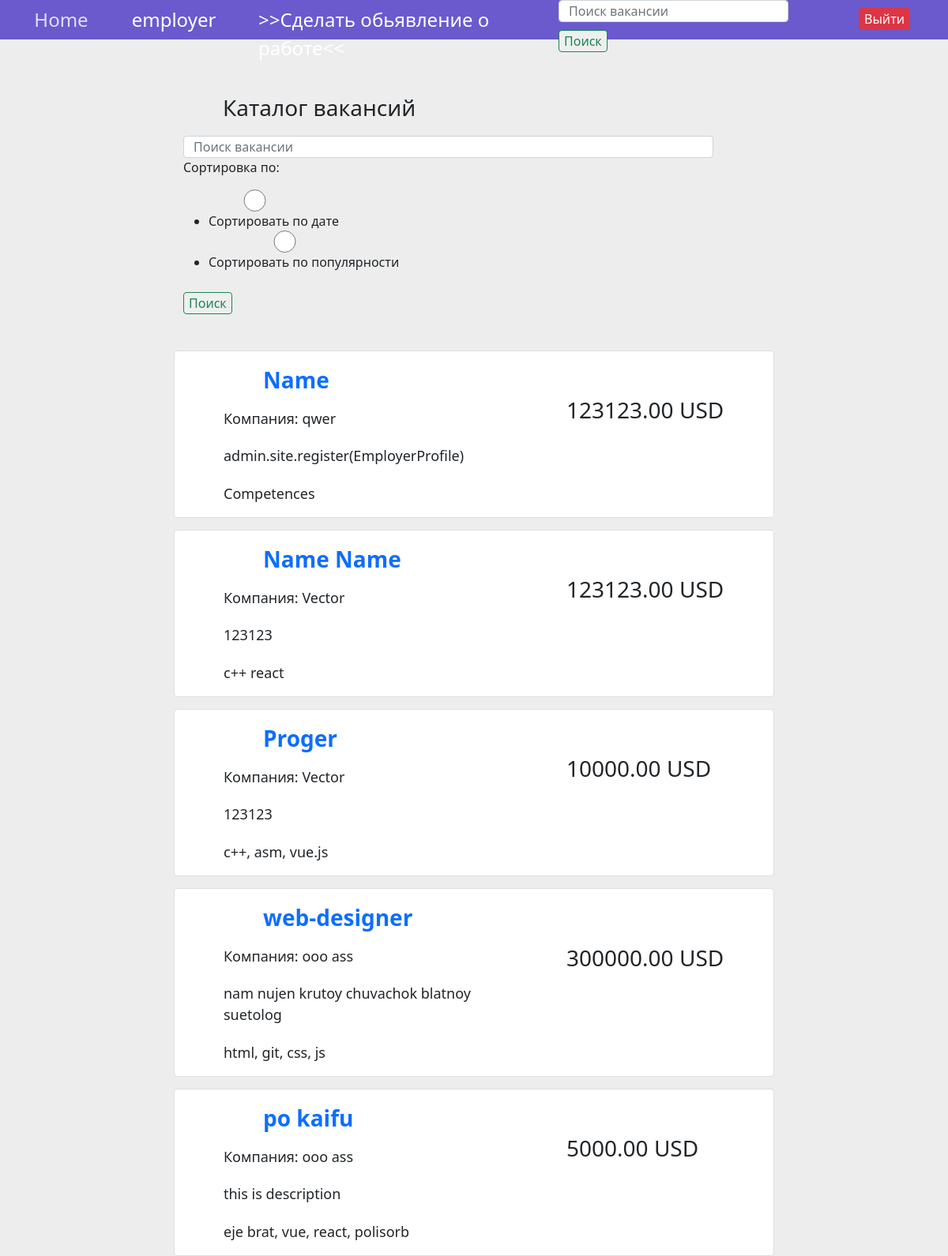
The page /allvacancies (signed in) on the database as committed earlier.
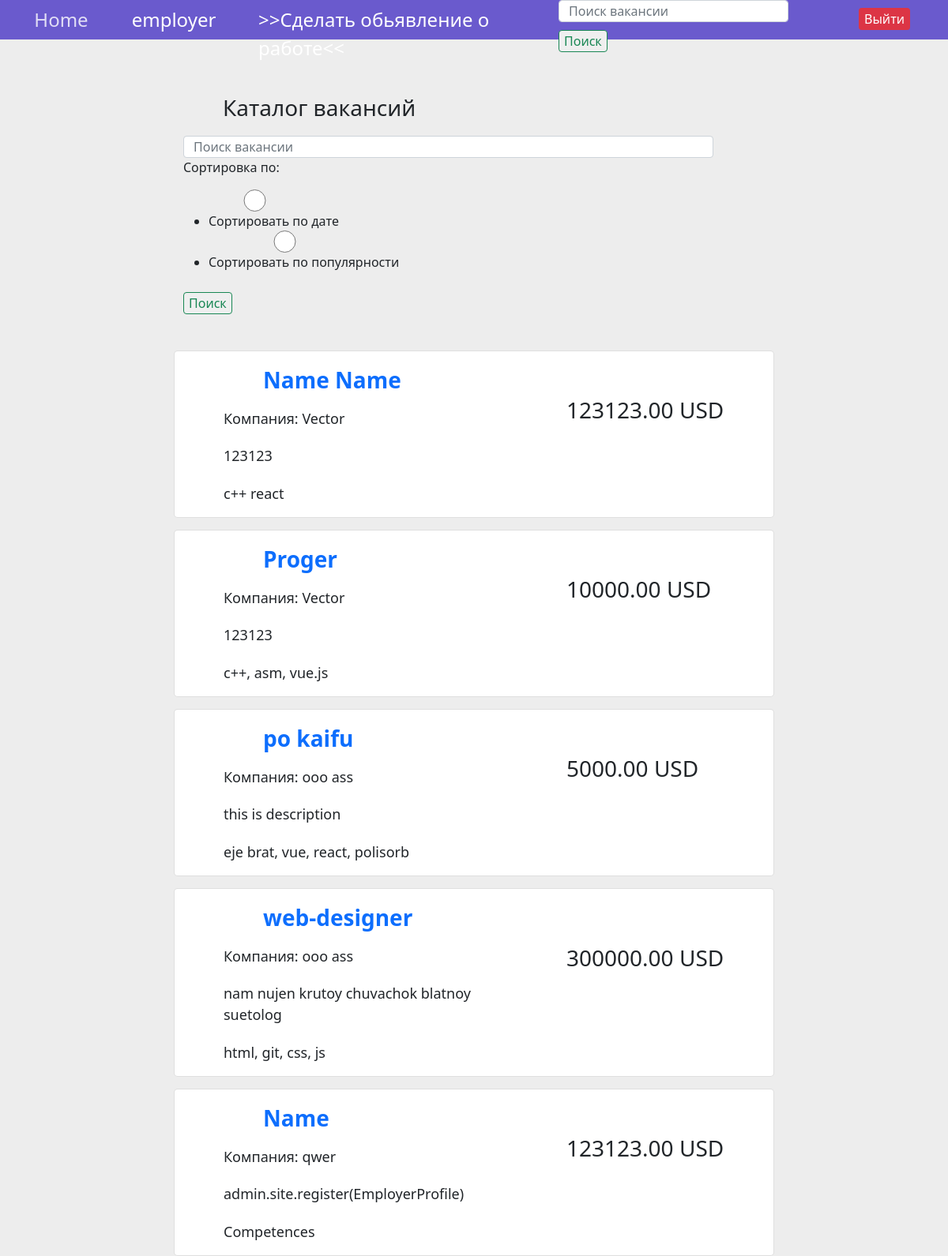
The same page on the database as committed later.
### workfair/models.py (models this page shows)
class Vacancy(models.Model):
	name = models.CharField(max_length = 64)
	competences = models.CharField(max_length = 32)
	salary = models.DecimalField(decimal_places = 2, max_digits = 10)
	description = models.TextField(null = True)
	company = models.ForeignKey(EmployerProfile, on_delete = models.CASCADE)
	featured = models.BooleanField(default = False)
	viewsAmount = models.IntegerField(default = 0)
	creationDate = models.DateTimeField(default = timezone.now)
	phoneNumber = models.IntegerField(default = 89990870968)
	def getAbsoluteUrl(self):
		return f"/vacancy/{self.id}/"

class EmployerProfile(models.Model):
	name = models.CharField(max_length = 64)
	description = models.TextField()
	username = models.OneToOneField(settings.AUTH_USER_MODEL, on_delete = models.CASCADE)

### workfair/views.py (the view)
# urls.py: path('allvacancies', views.vacancyListView, name = 'vacancyList'),
@login_required(login_url = 'login')
def vacancyListView(request):
	searchQueryNavbar = request.GET.get('search_navbar', '')
	searchQueryVLpage = request.GET.get('search_vlpage', '')
	form = sortChoice(request.GET or request.POST)
	print(request.GET)
	if searchQueryNavbar or searchQueryVLpage:
		if searchQueryNavbar:
			searchQuery = searchQueryNavbar
		else:
			searchQuery = searchQueryVLpage
		if form.is_valid():
			selected = form.cleaned_data.get("choice")
			if selected == 'viewsAmount':
				queryset = Vacancy.objects.filter(Q(name__icontains = searchQuery) | Q(salary__icontains = searchQuery) | Q(competences__icontains = searchQuery)).order_by('-viewsAmount')
			if selected == 'creationDate':
				queryset = Vacancy.objects.filter(Q(name__icontains = searchQuery) | Q(salary__icontains = searchQuery) | Q(competences__icontains = searchQuery)).order_by('-creationDate')
	else:
		queryset = Vacancy.objects.all().order_by('-creationDate')
	context = {
		'objectList':queryset,
		'form':form
	}
	return render(request, "vacancyList.html", context)

### workfair/forms.py
class sortChoice(forms.Form):
	CHOICES = [('creationDate', 'Сортировать по дате'),
				('viewsAmount', 'Сортировать по популярности'),]
	choice = forms.ChoiceField(choices = CHOICES, widget = forms.RadioSelect, label = 'Сортировка по', required = False)

### workfair/templatetags/auth_extras.py (called while the page is built)
@register.filter(name = 'hasGroup')
def hasGroup(user, groupName):
	return user.groups.filter(name = groupName).exists()

### templates/vacancyList.html (shortened to what this page needs)
{% extends 'base.html' %}
{% block content %}
<div class="container ocnt">
	<div class="row justify-content-center">
		<p class="col-8 p-main">Каталог вакансий</p>
		<div class="col-8">
			<form class="form-inline search-form">
				<input class="form-control" type="search" placeholder="Поиск вакансии" aria-label="Поиск вакансии" name="search_vlpage">
					{{ form.as_p }}
				<button class="btn-outline-success" type="submit">Поиск</button>
			</form>
		</div>
		{% for instance in objectList %}
		<div class="col-8 listVacancy-bc card">
			<a class="p-name" href="{{ instance.getAbsoluteUrl }}"> <strong>{{instance.name}}</strong> </a>
			<p class="p-price">{{ instance.salary }} USD</p>
			<p class="p-comp">Компания: {{ instance.company.name }}	</p>
			<p class="p-cont">{{ instance.description }}</p>
			<p class="p-cont">{{ instance.competences }}</p>
		</div>
		{% endfor %}
	</div>
</div>
{% endblock %}

### templates/base.html (shortened to what this page needs)
{% load auth_extras %}
<html>
<head>
	<link href="https://cdn.jsdelivr.net/npm/bootstrap@5.0.0-beta1/dist/css/bootstrap.min.css" rel="stylesheet">
</head>
<body>
	<div id="header">
		<div class="container">
			<div class="row justify-content-center">
				<div class="col-1 header-bc">
					<div class="profile-name home">
						<a href="{% url 'home' %}"> Home </a>
					</div>
				</div>
				<div class="col-2 header-bc">
					{% if user.is_authenticated %}
					<div class="profile-name">
						<a href="{% url 'profile' %}"> {{ user.username }} </a>
					</div>
					{% endif %}
				</div>
				<div class="col-4 header-bc">
				{% if user.is_authenticated %}
					<div class="profile-name vacancy-header">
						{% if request.user|hasGroup:"Employers" %}
						<a href="{% url 'addvacancy'%}">>>Сделать обьявление о работе<<</a>
						{% else %}
						<a href="{% url 'vacancyList'%}">>>>Смотреть вакансии<<<</a>
						{% endif %}
					</div>
				{% endif %}
				</div>
				{% if user.is_authenticated %}
				<div class="col-4 header-bc">
					<form class="form-inline search-form" action="{% url 'vacancyList' %}">
						<input class="form-control" type="search" placeholder="Поиск вакансии" aria-label="Поиск вакансии" name = "search_navbar">
						<button class="btn-outline-success" type="submit">Поиск</button>
					</form>
				</div>
				{% endif %}
				<div class="col-1 header-bc">
					{% if user.is_authenticated %}
						<form action="{% url 'logout' %}" method="post">
							<button class="logout btn-danger" type="Submit">Выйти</button>
						</form>
					{% else %}
						<form action="{% url 'login'%}">
							<button class="logout btn-success" type="Submit">Войти</button>
						</form>
					{% endif %}
				</div>
			</div>
		</div>
	</div>
{% block content %}{% endblock %}
</body>
</html>

### templates/base.html (style rules this page uses)
#header { height: 50px; background-color: #6A5ACD; }
body { background-color: #ededed; }
.profile-name { text-align: center; font-size: 24px; margin-top: 7px; }
.profile-name a { text-decoration: none; color: white; }
.vacancy-header { text-align: left; }
.home a { color: rgba(255, 255, 255, 0.8); }
.logout { margin-top: 10px; margin-bottom: 15px; border-radius: .25rem; border: 1px solid transparent; }
.search-form input { width: calc(100% - 65px); display: inline; height: 28px; }
.search-form button { margin-top: 10px; margin-bottom: 15px; border-radius: .25rem; border: 1px solid transparent; border-color: #198754; }

Rows that differ between the two databases and show on the page:
changed Vacancy "po kaifu": moves up the list
changed Vacancy "Name": moves down the list
